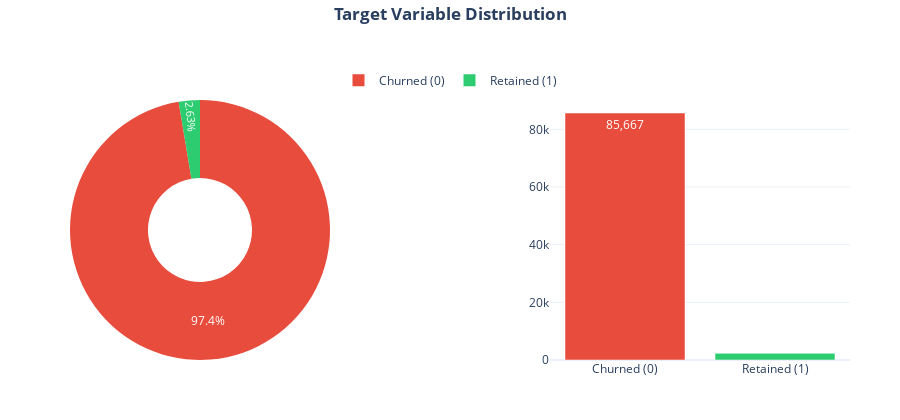

The cell this chart's notebook holds for it:
### Markdown cell above
## 1b.6 Target Variable Analysis

Understanding target distribution is critical for:
- **Class imbalance** affects model training and evaluation metrics
- **Business context** helps interpret what we're trying to predict
- **Sampling strategies** depend on imbalance severity

### Code cell
print("=" * 60)
print(f"TARGET VARIABLE DISTRIBUTION: {findings.target_column}")
print("=" * 60)

if findings.target_column and findings.target_column in df.columns:
    target_series = df[findings.target_column]
    target_counts = target_series.value_counts().sort_index()
    
    dist_data = []
    for val, count in target_counts.items():
        pct = count / len(df) * 100
        dist_data.append({findings.target_column: val, "count": count, "percentage": f"{pct:.3f}"})
    
    display(pd.DataFrame(dist_data))
    
    if len(target_counts) == 2:
        majority, minority = target_counts.max(), target_counts.min()
        minority_class = target_counts.idxmin()
        imbalance_ratio = majority / minority
        retention_rate = target_counts.get(1, 0) / len(df) * 100
        
        print(f"\nImbalance ratio: {imbalance_ratio:.2f}:1 (minority class: {minority_class})")
        print(f"Retention rate: {retention_rate:.1f}%")
        
        if retention_rate > 70:
            print(f"\n📊 Business Context: {retention_rate:.0f}% retention is healthy!")
        elif retention_rate > 50:
            print(f"\n📊 Business Context: {retention_rate:.0f}% retention is moderate.")
        else:
            print(f"\n⚠️ Business Context: {retention_rate:.0f}% retention is concerning!")
        
        print("\n⚠️ Class imbalance considerations:")
        print("   - Use stratified sampling for train/test splits")
        print("   - Consider class weights in model training")
        print("   - Evaluate with Precision-Recall AUC (not just ROC-AUC)")
        
        # Visualization
        fig = make_subplots(rows=1, cols=2, specs=[[{"type": "pie"}, {"type": "bar"}]],
                           horizontal_spacing=0.25)
        
        labels = [f"{'Retained' if v == 1 else 'Churned'} ({v})" for v in target_counts.index]
        
        # Pie chart - percentages inside, legend from this trace
        fig.add_trace(go.Pie(
            labels=labels, 
            values=target_counts.values, 
            hole=0.4,
            marker_colors=["#e74c3c", "#2ecc71"],
            textposition="inside",
            textinfo="percent",
            textfont=dict(size=12, color="white"),
            hoverinfo="label+percent+value"
        ), row=1, col=1)
        
        # Bar chart - counts inside, no legend (uses same colors)
        fig.add_trace(go.Bar(
            x=labels, 
            y=target_counts.values,
            marker_color=["#e74c3c", "#2ecc71"],
            text=[f"{count:,}" for count in target_counts.values],
            textposition="inside",
            textfont=dict(color="white", size=12),
            showlegend=False
        ), row=1, col=2)
        
        fig.update_layout(
            height=420,
            showlegend=True,
            legend=dict(
                orientation="h",
                yanchor="bottom",
                y=1.02,
                xanchor="center",
                x=0.5
            ),
            template="plotly_white",
            margin=dict(t=100, b=60, l=50, r=50),
            title=dict(
                text="<b>Target Variable Distribution</b>",
                y=0.98,
                x=0.5,
                xanchor="center",
                yanchor="top"
            )
        )
        
        display_figure(fig)
else:
    print("\n⚠️ No target column detected. Set target_hint in DataExplorer.explore()")

### Figure 1 — Plotly figure (JSON) as saved in the notebook; plotly's stock layout.template omitted (floating-point values rounded to 4 significant figures)
{"data": [{"domain": {"x": [0, 0.375], "y": [0, 1]}, "hole": 0.4, "hoverinfo": "label+percent+value", "labels": ["Churned (0)", "Retained (1)"], "marker": {"colors": ["#e74c3c", "#2ecc71"]}, "textfont": {"color": "white", "size": 12}, "textinfo": "percent", "textposition": "inside", "type": "pie", "values": [85667, 2315]}, {"marker": {"color": ["#e74c3c", "#2ecc71"]}, "showlegend": false, "text": ["85,667", "2,315"], "textfont": {"color": "white", "size": 12}, "textposition": "inside", "type": "bar", "x": ["Churned (0)", "Retained (1)"], "xaxis": "x", "y": [85667, 2315], "yaxis": "y"}], "layout": {"height": 420, "legend": {"orientation": "h", "x": 0.5, "xanchor": "center", "y": 1.02, "yanchor": "bottom"}, "margin": {"b": 60, "l": 50, "r": 50, "t": 100}, "showlegend": true, "title": {"text": "<b>Target Variable Distribution</b>", "x": 0.5, "xanchor": "center", "y": 0.98, "yanchor": "top"}, "xaxis": {"anchor": "y", "domain": [0.625, 1]}, "yaxis": {"anchor": "x", "domain": [0, 1]}}}
